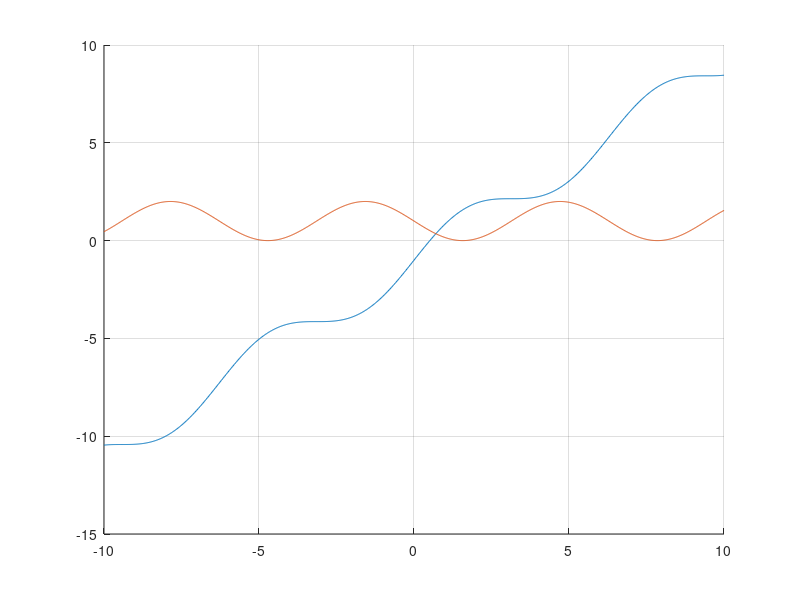

Write MATLAB code to recreate this figure. (Note: this script raises an error after producing the figure.)
clear all;
clc;

f = @(x) sin(x) + x - 1;
g = @(x) 1 - sin(x);
a = 1/2; b = 3/2;
toll = 10^(-8);
maxit = 1000;
x = linspace(-10, 10, 1000);

figure(1)
hold on
plot(x, f(x));
plot(x, g(x));
grid on

[xs, xall , iter] = puntofisso(g, 1, toll, maxit);

sol = 0.510973429388569;

err = abs(sol - xall)/(abs(sol));

figure(2)
semilogy(err);
